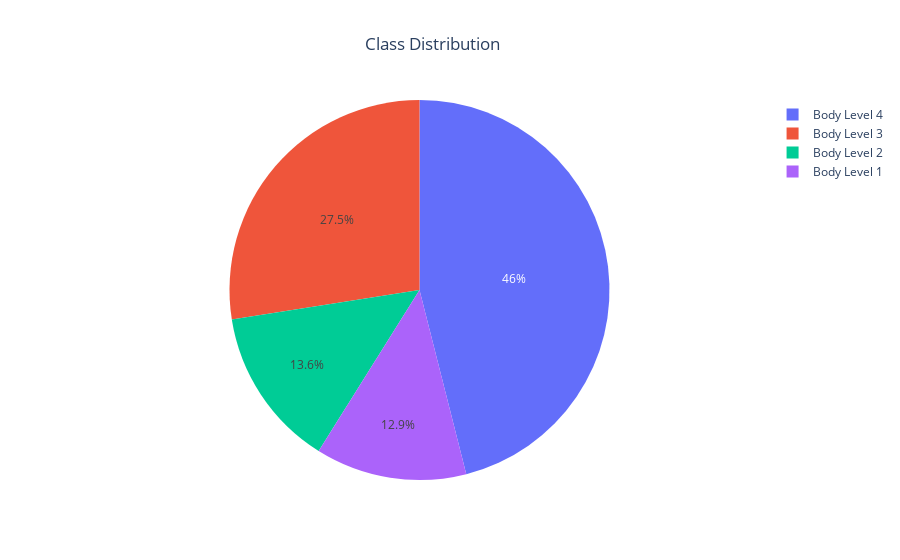

Here is the notebook cell this chart was saved with:
### Code cell
countPlot(y = df['Body_Level'], title = 'Countplot of Classes', height = df['Body_Level'].nunique());
piePlot(data = df['Body_Level'], value = 'Percentage', name = 'Class', title = 'Class Distribution')

### Figure 1 — Plotly figure (JSON) as saved in the notebook; plotly's stock layout.template omitted (floating-point values rounded to 4 significant figures)
{"data": [{"domain": {"x": [0, 1], "y": [0, 1]}, "hovertemplate": "Class=%{label}<br>Percentage=%{value}<extra></extra>", "labels": ["Body Level 4", "Body Level 3", "Body Level 2", "Body Level 1"], "legendgroup": "", "name": "", "showlegend": true, "type": "pie", "values": [46.04, 27.49, 13.61, 12.86]}], "layout": {"legend": {"tracegroupgap": 0}, "title": {"text": "Class Distribution", "x": 0.48}}}
